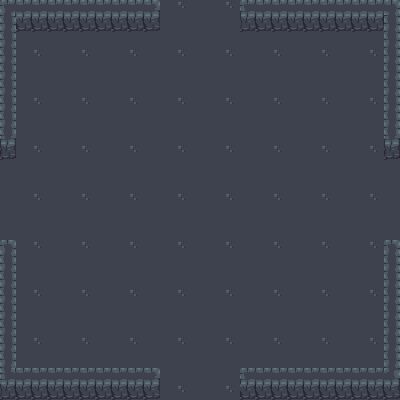

Rendered tile map (Tiled .tmx) drawn with the repository's tilesets; below, a short description and the full map source, tile grids included:
An orthogonal 25x25 tile map with 16x16 px tiles, 2 tile layers (Ground, Collisions), 3 tilesets and 8 objects.

<map version="1.4" tiledversion="1.4.1" orientation="orthogonal" renderorder="right-down" width="25" height="25" tilewidth="16" tileheight="16" infinite="0" nextlayerid="4" nextobjectid="32">
 <editorsettings>
  <export format="tmx" />
 </editorsettings>
 <tileset firstgid="1" source="overworld.tsx" />
 <tileset firstgid="1441" source="Cave.tsx" />
 <tileset firstgid="2441" source="dungeon_tiles.tsx" />
 <layer id="1" name="Ground" width="25" height="25">
  <data encoding="csv">
2461,2462,2463,2461,2462,2463,2461,2462,2463,2461,2462,2463,2461,2462,2463,2461,2462,2463,2461,2462,2463,2461,2462,2463,2461,
2480,2481,2482,2480,2481,2482,2480,2481,2482,2480,2481,2482,2480,2481,2482,2480,2481,2482,2480,2481,2482,2480,2481,2482,2480,
2499,2500,2501,2499,2500,2501,2499,2500,2501,2499,2500,2501,2499,2500,2501,2499,2500,2501,2499,2500,2501,2499,2500,2501,2499,
2461,2462,2463,2461,2462,2463,2461,2462,2463,2461,2462,2463,2461,2462,2463,2461,2462,2463,2461,2462,2463,2461,2462,2463,2461,
2480,2481,2482,2480,2481,2482,2480,2481,2482,2480,2481,2482,2480,2481,2482,2480,2481,2482,2480,2481,2482,2480,2481,2482,2480,
2499,2500,2501,2499,2500,2501,2499,2500,2501,2499,2500,2501,2499,2500,2501,2499,2500,2501,2499,2500,2501,2499,2500,2501,2499,
2461,2462,2463,2461,2462,2463,2461,2462,2463,2461,2462,2463,2461,2462,2463,2461,2462,2463,2461,2462,2463,2461,2462,2463,2461,
2480,2481,2482,2480,2481,2482,2480,2481,2482,2480,2481,2482,2480,2481,2482,2480,2481,2482,2480,2481,2482,2480,2481,2482,2480,
2499,2500,2501,2499,2500,2501,2499,2500,2501,2499,2500,2501,2499,2500,2501,2499,2500,2501,2499,2500,2501,2499,2500,2501,2499,
2461,2462,2463,2461,2462,2463,2461,2462,2463,2461,2462,2463,2461,2462,2463,2461,2462,2463,2461,2462,2463,2461,2462,2463,2461,
2480,2481,2482,2480,2481,2482,2480,2481,2482,2480,2481,2482,2480,2481,2482,2480,2481,2482,2480,2481,2482,2480,2481,2482,2480,
2499,2500,2501,2499,2500,2501,2499,2500,2501,2499,2500,2501,2499,2500,2501,2499,2500,2501,2499,2500,2501,2499,2500,2501,2499,
2461,2462,2463,2461,2462,2463,2461,2462,2463,2461,2462,2463,2461,2462,2463,2461,2462,2463,2461,2462,2463,2461,2462,2463,2461,
2480,2481,2482,2480,2481,2482,2480,2481,2482,2480,2481,2482,2480,2481,2482,2480,2481,2482,2480,2481,2482,2480,2481,2482,2480,
2499,2500,2501,2499,2500,2501,2499,2500,2501,2499,2500,2501,2499,2500,2501,2499,2500,2501,2499,2500,2501,2499,2500,2501,2499,
2461,2462,2463,2461,2462,2463,2461,2462,2463,2461,2462,2463,2461,2462,2463,2461,2462,2463,2461,2462,2463,2461,2462,2463,2461,
2480,2481,2482,2480,2481,2482,2480,2481,2482,2480,2481,2482,2480,2481,2482,2480,2481,2482,2480,2481,2482,2480,2481,2482,2480,
2499,2500,2501,2499,2500,2501,2499,2500,2501,2499,2500,2501,2499,2500,2501,2499,2500,2501,2499,2500,2501,2499,2500,2501,2499,
2461,2462,2463,2461,2462,2463,2461,2462,2463,2461,2462,2463,2461,2462,2463,2461,2462,2463,2461,2462,2463,2461,2462,2463,2461,
2480,2481,2482,2480,2481,2482,2480,2481,2482,2480,2481,2482,2480,2481,2482,2480,2481,2482,2480,2481,2482,2480,2481,2482,2480,
2499,2500,2501,2499,2500,2501,2499,2500,2501,2499,2500,2501,2499,2500,2501,2499,2500,2501,2499,2500,2501,2499,2500,2501,2499,
2461,2462,2463,2461,2462,2463,2461,2462,2463,2461,2462,2463,2461,2462,2463,2461,2462,2463,2461,2462,2463,2461,2462,2463,2461,
2480,2481,2482,2480,2481,2482,2480,2481,2482,2480,2481,2482,2480,2481,2461,2461,2481,2482,2480,2481,2482,2480,2481,2482,2480,
2499,2500,2501,2499,2500,2501,2499,2500,2501,2499,2500,2501,2499,2500,2501,2499,2500,2501,2499,2500,2501,2499,2500,2501,2499,
2461,2462,2463,2461,2462,2463,2461,2462,2463,2461,2462,2463,2461,2462,2463,2461,2462,2463,2461,2462,2463,2461,2462,2463,2461
</data>
 </layer>
 <layer id="2" name="Collisions" width="25" height="25">
  <data encoding="csv">
2596,2597,2597,2597,2597,2597,2597,2597,2597,2651,0,0,0,0,0,2650,2635,2635,2635,2635,2635,2635,2635,2635,2598,
2615,2616,2616,2616,2616,2616,2616,2616,2616,2670,0,0,0,0,0,2669,2654,2654,2654,2654,2654,2654,2654,2654,2617,
2615,0,0,0,0,0,0,0,0,0,0,0,0,0,0,0,0,0,0,0,0,0,0,0,2617,
2615,0,0,0,0,0,0,0,0,0,0,0,0,0,0,0,0,0,0,0,0,0,0,0,2617,
2615,0,0,0,0,0,0,0,0,0,0,0,0,0,0,0,0,0,0,0,0,0,0,0,2617,
2615,0,0,0,0,0,0,0,0,0,0,0,0,0,0,0,0,0,0,0,0,0,0,0,2617,
2615,0,0,0,0,0,0,0,0,0,0,0,0,0,0,0,0,0,0,0,0,0,0,0,2617,
2615,0,0,0,0,0,0,0,0,0,0,0,0,0,0,0,0,0,0,0,0,0,0,0,2617,
2618,0,0,0,0,0,0,0,0,0,0,0,0,0,0,0,0,0,0,0,0,0,0,0,2618,
2637,0,0,0,0,0,0,0,0,0,0,0,0,0,0,0,0,0,0,0,0,0,0,0,2637,
0,0,0,0,0,0,0,0,0,0,0,0,0,0,0,0,0,0,0,0,0,0,0,0,0,
0,0,0,0,0,0,0,0,0,0,0,0,0,0,0,0,0,0,0,0,0,0,0,0,0,
0,0,0,0,0,0,0,0,0,0,0,0,0,0,0,0,0,0,0,0,0,0,0,0,0,
0,0,0,0,0,0,0,0,0,0,0,0,0,0,0,0,0,0,0,0,0,0,0,0,0,
0,0,0,0,0,0,0,0,0,0,0,0,0,0,0,0,0,0,0,0,0,0,0,0,0,
2599,0,0,0,0,0,0,0,0,0,0,0,0,0,0,0,0,0,0,0,0,0,0,0,2599,
2617,0,0,0,0,0,0,0,0,0,0,0,0,0,0,0,0,0,0,0,0,0,0,0,2617,
2617,0,0,0,0,0,0,0,0,0,0,0,0,0,0,0,0,0,0,0,0,0,0,0,2617,
2617,0,0,0,0,0,0,0,0,0,0,0,0,0,0,0,0,0,0,0,0,0,0,0,2617,
2617,0,0,0,0,0,0,0,0,0,0,0,0,0,0,0,0,0,0,0,0,0,0,0,2617,
2617,0,0,0,0,0,0,0,0,0,0,0,0,0,0,0,0,0,0,0,0,0,0,0,2617,
2617,0,0,0,0,0,0,0,0,0,0,0,0,0,0,0,0,0,0,0,0,0,0,0,2617,
2617,0,0,0,0,0,0,0,0,0,0,0,0,0,0,0,0,0,0,0,0,0,0,0,2617,
2634,2635,2635,2635,2635,2635,2635,2635,2635,2651,0,0,0,0,0,2650,2635,2635,2635,2635,2635,2635,2635,2635,2636,
2653,2654,2654,2654,2654,2654,2654,2654,2654,2670,0,0,0,0,0,2654,2654,2654,2654,2654,2654,2654,2654,2654,2655
</data>
 </layer>
 <objectgroup id="3" name="Collisions mask">
  <object id="4" x="240" y="-0.0710884" width="157.5" height="31.5" />
  <object id="5" x="383.737" y="-2" width="16.263" height="162.05" />
  <object id="6" x="385" y="242.012" width="14" height="156.488" />
  <object id="7" x="241.59" y="369" width="147.91" height="30" />
  <object id="8" x="3" y="368" width="156.794" height="32" />
  <object id="9" x="2.5" y="241.941" width="12" height="150.559" />
  <object id="10" x="0" y="0" width="15" height="160.526" />
  <object id="11" x="1" y="1.5" width="158.111" height="30" />
 </objectgroup>
</map>
